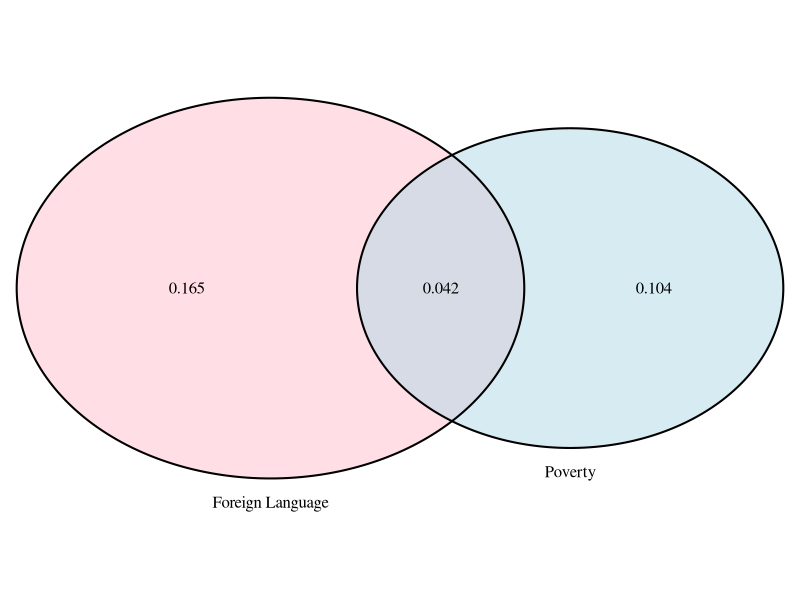
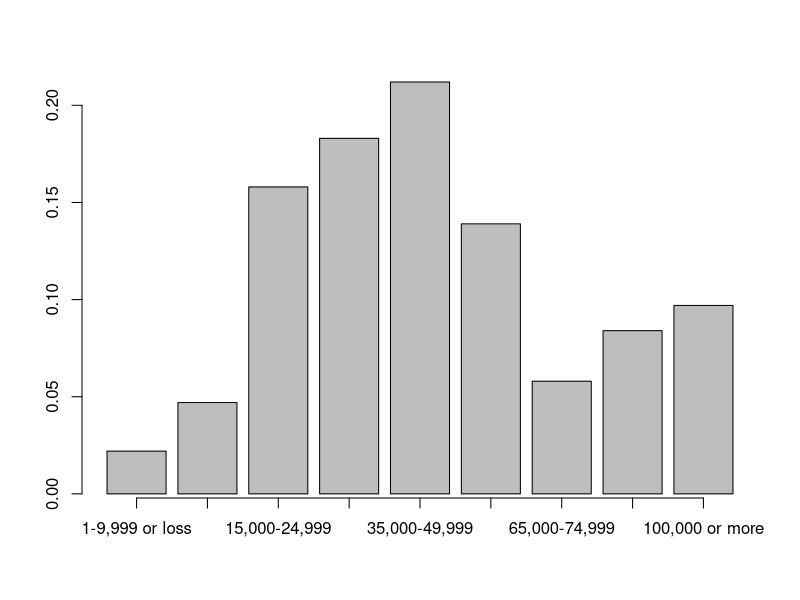

These figures' R source, in order:
## ---- chunk 1
library(VennDiagram)
## ---- chunk 2
grid.newpage()
draw.pairwise.venn(area1 = .146, area2 = .207, cross.area = .042, category = c("Poverty", "Foreign Language"), fill = c("light blue", "pink"), cat.pos = c(0, 0))
# cat.pos - position of category titles, distanced from the center of circle
## ---- chunk 3
.165 + .042 + .104
## ---- chunk 4
1 - .311
## ---- chunk 5
.146 * .207 #prob. of below poverty multiplied by prob. of speaks foreign language
.042 #prob. of those fall into both category
.146 * .207 == .042 #Are they equal?
## ---- chunk 6
(114 + 108 - 78) / 204
## ---- chunk 7
78 / 114
## ---- chunk 8
19 / 54 #chosen male with brown eyes has a partner with blue eyes
11 / 36 #chosen male with green eyes has a partner with blue eyes
## ---- chunk 9
114/204 * 108/204
78/204
114/204 * 108/204 == 78/204
## ---- chunk 10
(28/95) * (59/94)
## ---- chunk 11
(13/95) * (27/94) + (59/95) * (28/94)
## ---- chunk 12
(72/95) * (28/95)
## ---- chunk 13
mean <- 0*.54 + 25*.34 + (25+35)*.12 #average revenue
sd <- sqrt(0^2*.54 + 25^2*.34 + 60^2*.12) #standard deviation
paste("Average revenue per passenger is $", mean)
paste("Standard deviation is $", round(sd, 2))
## ---- chunk 14
paste("For a flight of 120 passengers we expect $", 120 * mean)
paste("with standard deviation $", round(sqrt(120 * sd^2), 2))
## ---- chunk 15
income_gender <- data.frame(Income = c("1-9,999 or loss", "10,000-14,999", "15,000-24,999", "25,000-34,999", "35,000-49,999", "50,000-64,999", "65,000-74,999", "75,000-99,999", "100,000 or more"), Total = c(.022, .047, .158, .183, .212, .139, .058, .084, .097))
## ---- chunk 16
bp <- barplot(income_gender$Total)
axis(1, at = bp, labels = income_gender$Income)
## ---- chunk 17
.02 + .047 + .158 + .183 + .212
## ---- chunk 18
.62 * .41
